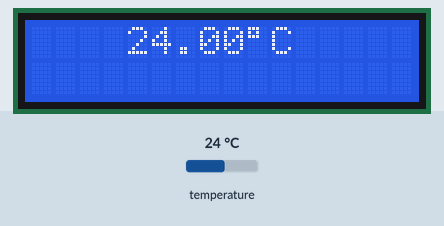
Recording of a sketch running on a simulated Arduino Uno, built with avr-gcc and run on an emulated ATmega328P. Parts: 16×2 character LCD. The inputs (shaded band) are chosen by the test bench; at power-on: temperature 24 °C. What the sketch prints to the serial monitor is not drawn.

Above: at 1.2 s.
1.3 s: temperature set to 12 °C
At 3.0 s:
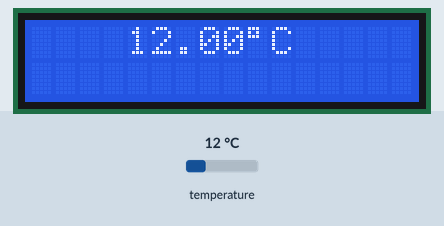
3.3 s: temperature set to 19 °C
At 4.3 s:
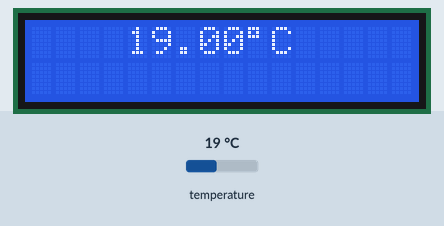
5.3 s: temperature set to 28 °C
At 6.8 s:
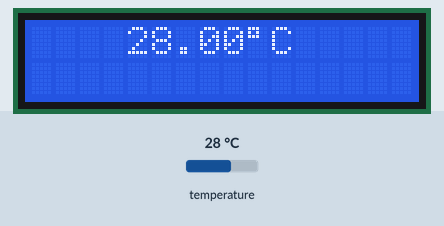
Timing chart, 0 to 8.3 s (numbered marks = the images above; inputs shaded):
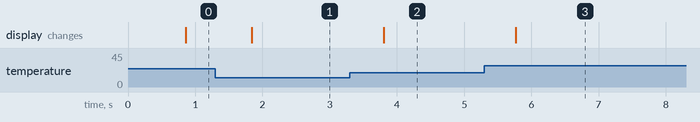

The sketch:

termometr.ino
```cpp
#include <OneWire.h>
#include <DallasTemperature.h>
#include <LiquidCrystal.h>

OneWire MyWire(12);
DallasTemperature sensor(&MyWire);
LiquidCrystal lcd(8, 9, 4, 5, 6, 7);

int temperatura;

void setup() {
  Serial.begin(9600);
  sensor.begin();
  lcd.begin(16, 2);
  lcd.setCursor(0,0);
  lcd.clear();
}

void loop() {
  lcd.home();
  sensor.requestTemperatures();
  Serial.println(sensor.getTempCByIndex(0));
  temperatura = 100 * (sensor.getTempCByIndex(0));
  if (temperatura < 0) {
    lcd.print(F("-"));
  }
  else {
    lcd.print(F(" "));
  }

  temperatura = abs(temperatura);

  if(temperatura < 1000) {
    lcd.print(F(" "));
  }
  lcd.print("   ");
  lcd.print(float(temperatura) / 100, 2);
  lcd.print((char)223);         // Znak stopni chyba ASCII
  lcd.print(F("C"));
  delay(200);
}
```

Measured:
- after the input at 1.3 s, the display: changes after 0.54 s (image 1)
- after the input at 3.3 s, the display: changes after 0.50 s (image 2)
- after the input at 5.3 s, the display: changes after 0.46 s (image 3)
